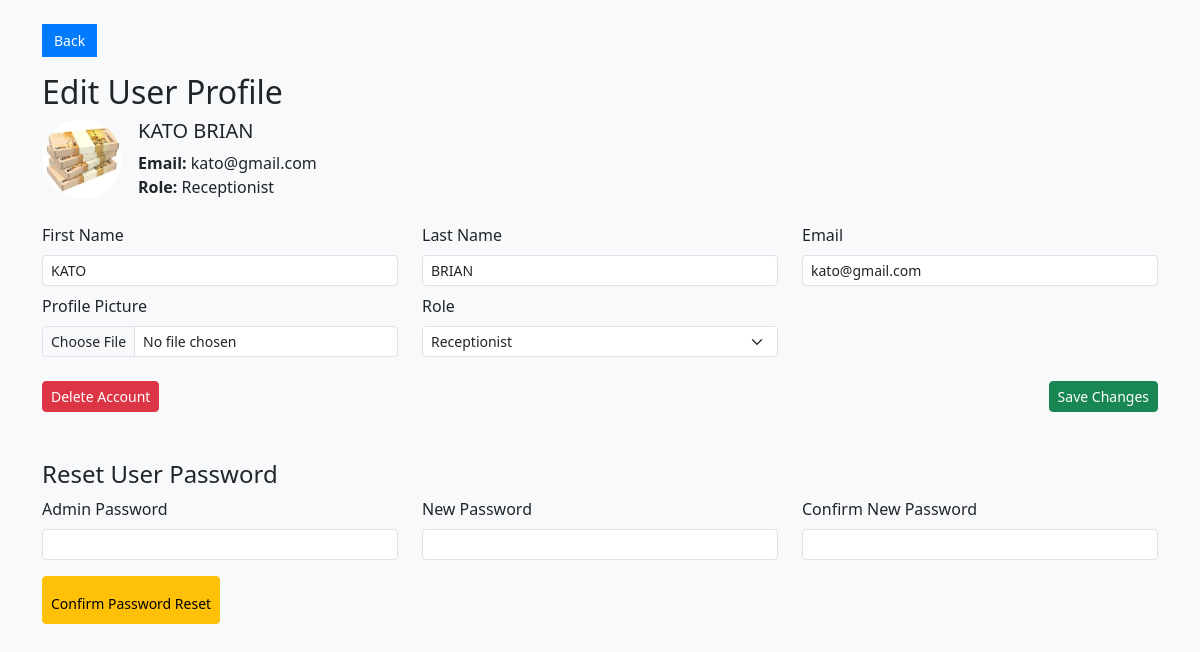
The page /admin/user/1/edit (signed in) on the database as committed earlier.
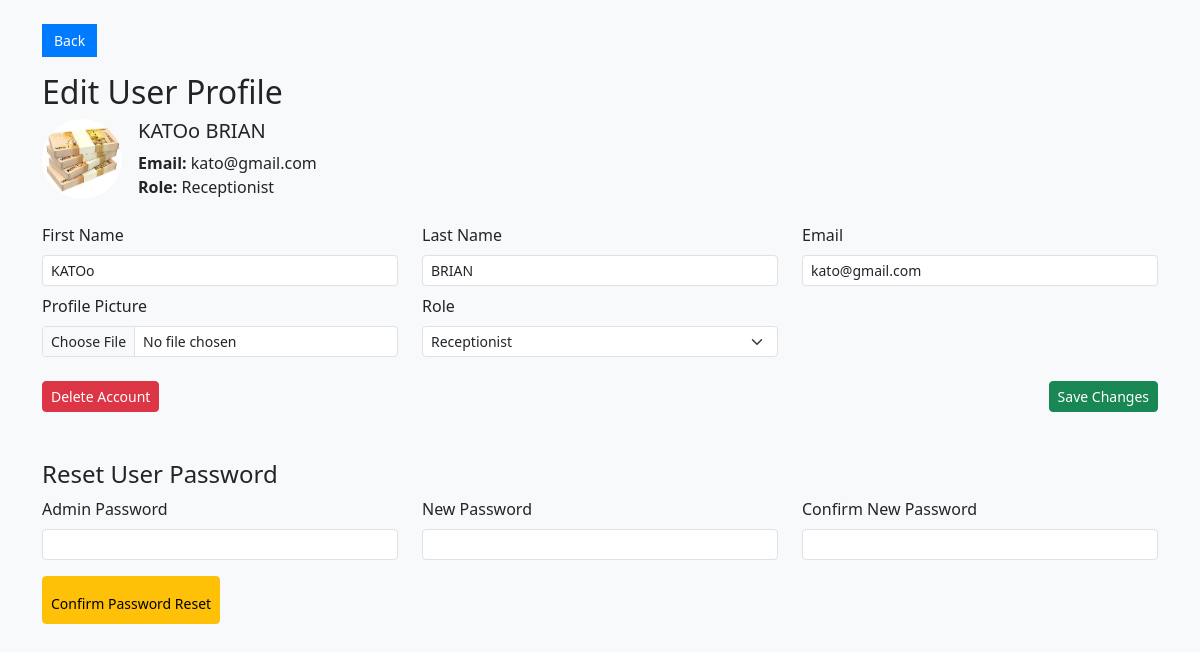
The same page on the database as committed later.
### tables this page shows
CREATE TABLE "users" (
    id INTEGER PRIMARY KEY AUTOINCREMENT,
    first_name TEXT NOT NULL,
    last_name TEXT NOT NULL,
    email TEXT NOT NULL UNIQUE,
    password TEXT NOT NULL,
    role_id INTEGER NOT NULL,
    profile_pic TEXT,
    FOREIGN KEY (role_id) REFERENCES roles(id)
);

### routes/admin_routes.py (the view, shortened to what this page needs)
@admin_bp.route('/user/<int:user_id>/edit', methods=['GET', 'POST'])
def edit_user(user_id):
    if 'admin_id' not in session:
        return redirect(url_for('admin.admin_login'))
    conn = get_db_connection()
    conn.row_factory = sqlite3.Row
    cursor = conn.cursor()
    cursor.execute("SELECT id, name FROM roles ORDER BY name ASC")
    roles = cursor.fetchall()
    cursor.execute('''
        SELECT users.id, users.first_name, users.last_name, users.email, roles.name AS role_name, users.profile_pic, users.role_id
        FROM users
        JOIN roles ON users.role_id = roles.id
        WHERE users.id = ?
    ''', (user_id,))
    user = cursor.fetchone()
    conn.close()
    return render_template('admin/edit_user.html', user=user, roles=roles)

### utils/db.py (called while the page is built)
def get_db_connection():
    db_path = os.path.join(os.path.dirname(__file__), '..', 'hospital.db')
    db_path = os.path.abspath(db_path)  # ✅ Ensures full path
    conn = sqlite3.connect(db_path)
    conn.row_factory = sqlite3.Row     # ✅ Enables dict-like access to rows
    return conn

### templates/admin/edit_user.html (shortened to what this page needs)
<!DOCTYPE html>
<html>
<head>
    <link href="https://cdn.jsdelivr.net/npm/bootstrap@5.3.0/dist/css/bootstrap.min.css" rel="stylesheet">
</head>
<body class="bg-light">
<div class="container mt-4">
    <button class="back-btn mb-3" onclick="history.back()">Back</button>
    <h2>Edit User Profile</h2>
    <div class="d-flex align-items-center mb-4">
        {% if user[5] %}
            <img src="{{ url_for('static', filename='uploads/' ~ user[5]) }}" class="profile-thumb me-3">
        {% else %}
            <div class="me-3 text-muted">No Image</div>
        {% endif %}
        <div>
            <h5>{{ user[1] }} {{ user[2] }}</h5>
            <p class="mb-0"><strong>Email:</strong> {{ user[3] }}</p>
            <p class="mb-0"><strong>Role:</strong> {{ user[4] }}</p>
        </div>
    </div>
    <form method="POST" enctype="multipart/form-data" action="{{ url_for('admin.edit_user', user_id=user[0]) }}">
        <div class="row">
            <div class="col-md-4 mb-2">
                <label class="form-label">First Name</label>
                <input type="text" name="first_name" value="{{ user[1] }}" class="form-control form-control-sm" required>
            </div>
            <div class="col-md-4 mb-2">
                <label class="form-label">Last Name</label>
                <input type="text" name="last_name" value="{{ user[2] }}" class="form-control form-control-sm" required>
            </div>
            <div class="col-md-4 mb-2">
                <label class="form-label">Email</label>
                <input type="email" name="email" value="{{ user[3] }}" class="form-control form-control-sm" required>
            </div>
        </div>
        <div class="row">
            <div class="col-md-4 mb-2">
                <label class="form-label">Profile Picture</label>
                <input type="file" name="profile_pic" class="form-control form-control-sm">
            </div>
            <div class="col-md-4 mb-2">
                <label class="form-label">Role</label>
                <select name="role_id" class="form-select form-select-sm" required>
                    {% for role in roles %}
                        <option value="{{ role[0] }}" {% if role[1] == user[4] %}selected{% endif %}>{{ role[1] }}</option>
                    {% endfor %}
                </select>
            </div>
        </div>
        <div class="mt-3 d-flex justify-content-between">
            <button type="button" class="btn btn-danger btn-sm" data-bs-toggle="modal" data-bs-target="#confirmDeleteModal">
                Delete Account
            </button>
            <button type="submit" class="btn btn-success btn-sm">Save Changes</button>
        </div>
    </form>
    <div class="mt-5">
        <h4>Reset User Password</h4>
        <form method="POST" action="{{ url_for('admin.reset_password', user_id=user[0]) }}">
            <div class="row">
                <div class="col-md-4 mb-2">
                    <label class="form-label">Admin Password</label>
                    <input type="password" name="admin_password" class="form-control form-control-sm" required>
                </div>
                <div class="col-md-4 mb-2">
                    <label class="form-label">New Password</label>
                    <input type="password" name="new_password" class="form-control form-control-sm" required>
                </div>
                <div class="col-md-4 mb-2">
                    <label class="form-label">Confirm New Password</label>
                    <input type="password" name="confirm_password" class="form-control form-control-sm" required>
                </div>
            </div>
            <button type="submit" class="btn btn-warning btn-sm btn-extended mt-2">Confirm Password Reset</button>
        </form>
    </div>
</div>
</body>
</html>

Rows that differ between the two databases and show on the page:
changed users "BRIAN": first_name "KATO" → "KATOo"
